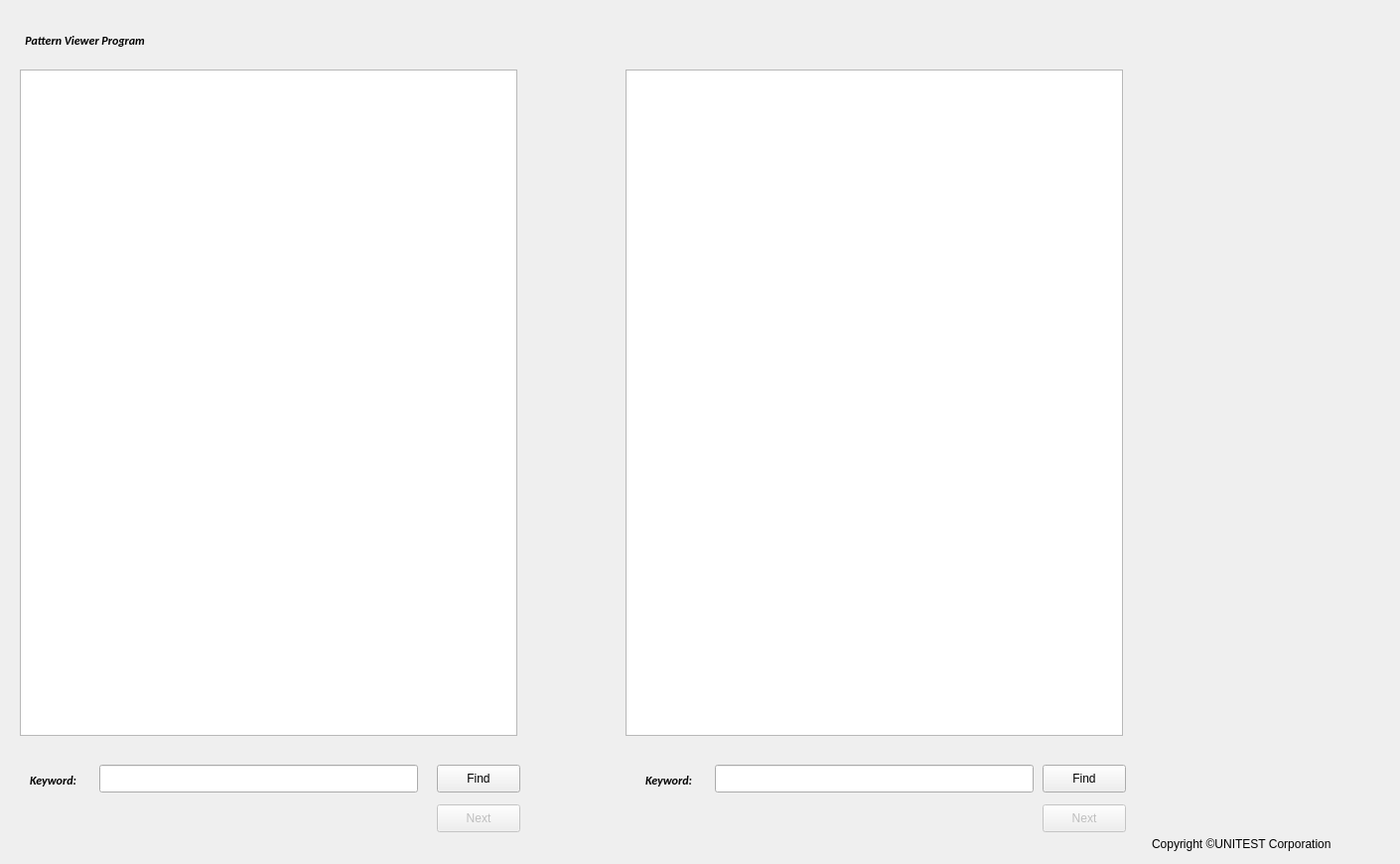
<?xml version="1.0" encoding="UTF-8"?>
<ui version="4.0">
 <class>Widget</class>
 <widget class="QWidget" name="Widget">
  <property name="geometry">
   <rect>
    <x>0</x>
    <y>0</y>
    <width>1410</width>
    <height>870</height>
   </rect>
  </property>
  <property name="windowTitle">
   <string>Widget</string>
  </property>
  <widget class="QTextEdit" name="textedit">
   <property name="geometry">
    <rect>
     <x>20</x>
     <y>70</y>
     <width>501</width>
     <height>671</height>
    </rect>
   </property>
  </widget>
  <widget class="QLabel" name="label">
   <property name="geometry">
    <rect>
     <x>20</x>
     <y>20</y>
     <width>231</width>
     <height>41</height>
    </rect>
   </property>
   <property name="baseSize">
    <size>
     <width>3</width>
     <height>4</height>
    </size>
   </property>
   <property name="font">
    <font>
     <family>Carlito</family>
     <weight>75</weight>
     <italic>true</italic>
     <bold>true</bold>
    </font>
   </property>
   <property name="text">
    <string>  Pattern Viewer Program</string>
   </property>
  </widget>
  <widget class="QLabel" name="label_1">
   <property name="geometry">
    <rect>
     <x>30</x>
     <y>770</y>
     <width>61</width>
     <height>31</height>
    </rect>
   </property>
   <property name="baseSize">
    <size>
     <width>3</width>
     <height>4</height>
    </size>
   </property>
   <property name="font">
    <font>
     <family>Carlito</family>
     <weight>75</weight>
     <italic>true</italic>
     <bold>true</bold>
    </font>
   </property>
   <property name="text">
    <string>Keyword:</string>
   </property>
  </widget>
  <widget class="QLineEdit" name="keyword1">
   <property name="enabled">
    <bool>true</bool>
   </property>
   <property name="geometry">
    <rect>
     <x>100</x>
     <y>770</y>
     <width>321</width>
     <height>28</height>
    </rect>
   </property>
  </widget>
  <widget class="QPushButton" name="search_button1">
   <property name="geometry">
    <rect>
     <x>440</x>
     <y>770</y>
     <width>84</width>
     <height>28</height>
    </rect>
   </property>
   <property name="text">
    <string>Find</string>
   </property>
  </widget>
  <widget class="QPushButton" name="nextbutton1">
   <property name="enabled">
    <bool>false</bool>
   </property>
   <property name="geometry">
    <rect>
     <x>440</x>
     <y>810</y>
     <width>84</width>
     <height>28</height>
    </rect>
   </property>
   <property name="text">
    <string>Next</string>
   </property>
  </widget>
  <widget class="QTextEdit" name="textedit2">
   <property name="geometry">
    <rect>
     <x>630</x>
     <y>70</y>
     <width>501</width>
     <height>671</height>
    </rect>
   </property>
  </widget>
  <widget class="QLabel" name="label_2">
   <property name="geometry">
    <rect>
     <x>650</x>
     <y>770</y>
     <width>61</width>
     <height>31</height>
    </rect>
   </property>
   <property name="baseSize">
    <size>
     <width>3</width>
     <height>4</height>
    </size>
   </property>
   <property name="font">
    <font>
     <family>Carlito</family>
     <weight>75</weight>
     <italic>true</italic>
     <bold>true</bold>
    </font>
   </property>
   <property name="text">
    <string>Keyword:</string>
   </property>
  </widget>
  <widget class="QLineEdit" name="keyword2">
   <property name="enabled">
    <bool>true</bool>
   </property>
   <property name="geometry">
    <rect>
     <x>720</x>
     <y>770</y>
     <width>321</width>
     <height>28</height>
    </rect>
   </property>
  </widget>
  <widget class="QPushButton" name="search_button2">
   <property name="geometry">
    <rect>
     <x>1050</x>
     <y>770</y>
     <width>84</width>
     <height>28</height>
    </rect>
   </property>
   <property name="text">
    <string>Find</string>
   </property>
  </widget>
  <widget class="QPushButton" name="nextbutton2">
   <property name="enabled">
    <bool>false</bool>
   </property>
   <property name="geometry">
    <rect>
     <x>1050</x>
     <y>810</y>
     <width>84</width>
     <height>28</height>
    </rect>
   </property>
   <property name="text">
    <string>Next</string>
   </property>
  </widget>
  <widget class="QLabel" name="label_3">
   <property name="geometry">
    <rect>
     <x>1160</x>
     <y>840</y>
     <width>231</width>
     <height>20</height>
    </rect>
   </property>
   <property name="text">
    <string>Copyright ©UNITEST Corporation</string>
   </property>
  </widget>
 </widget>
 <layoutdefault spacing="6" margin="11"/>
 <resources/>
 <connections/>
</ui>
